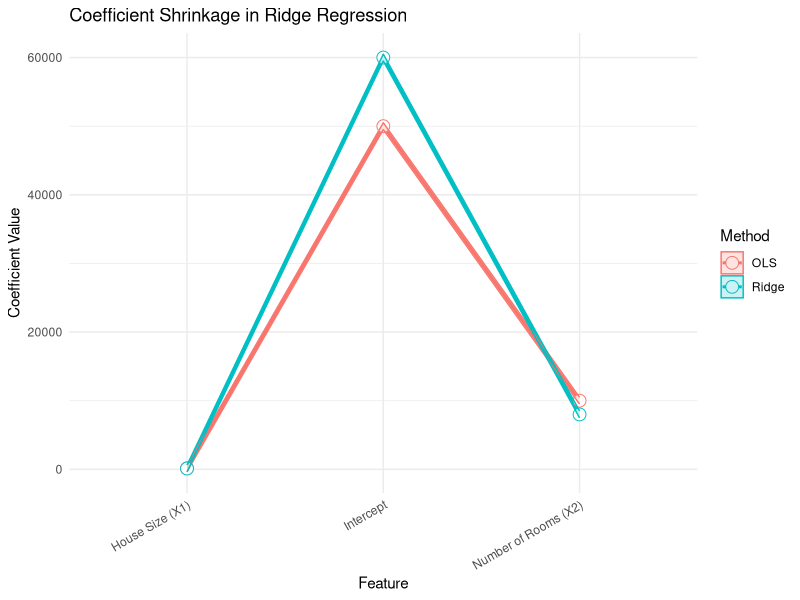
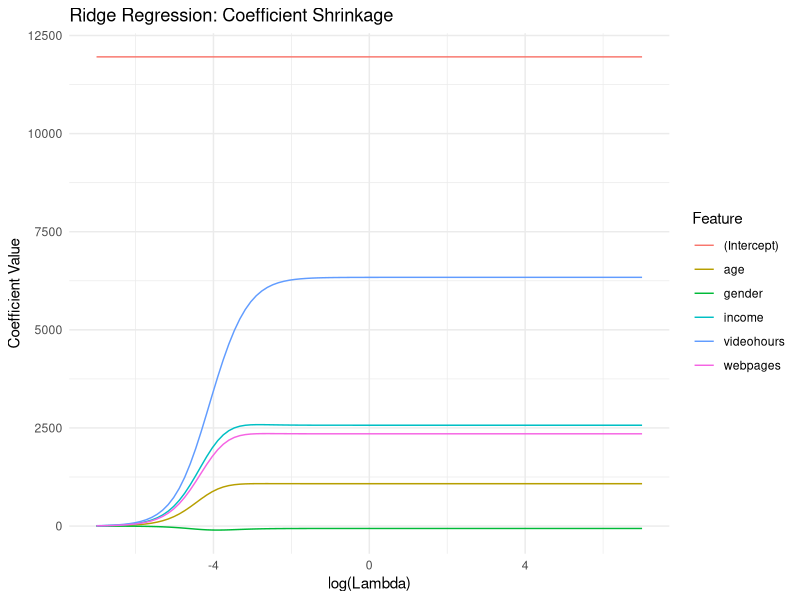
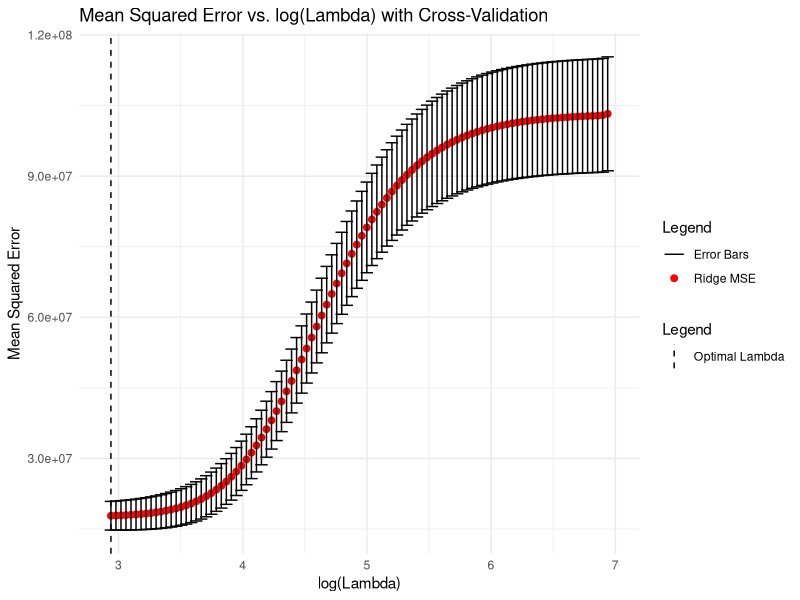
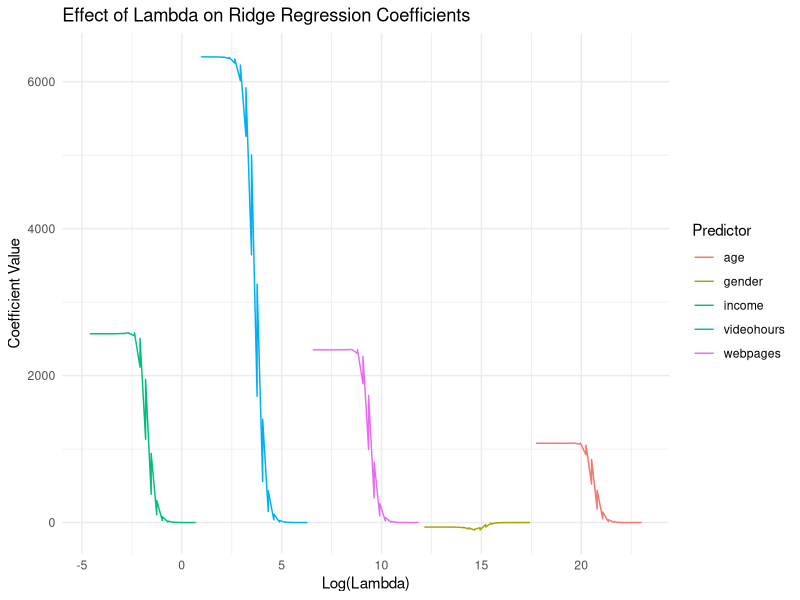
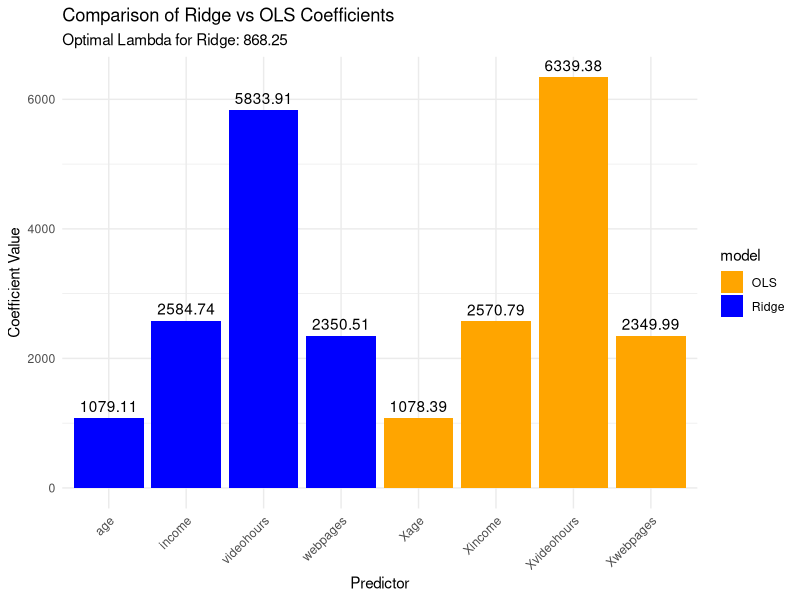
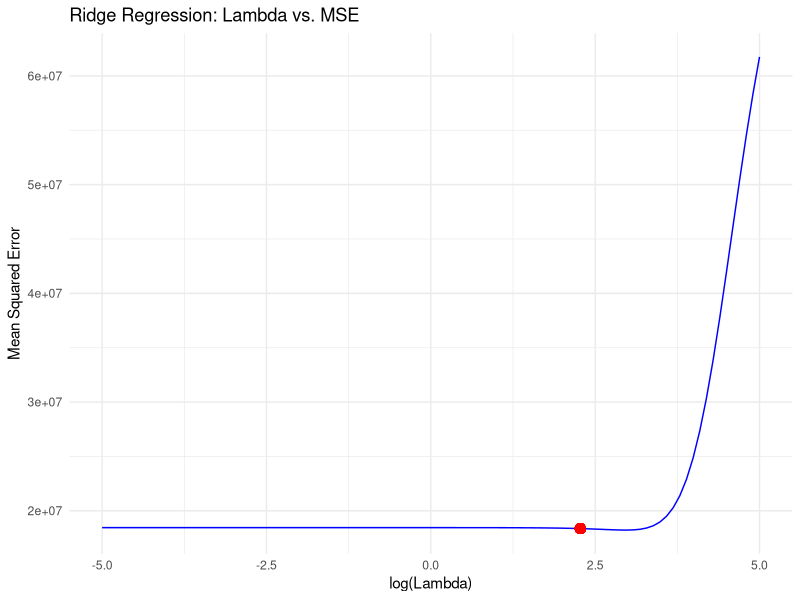
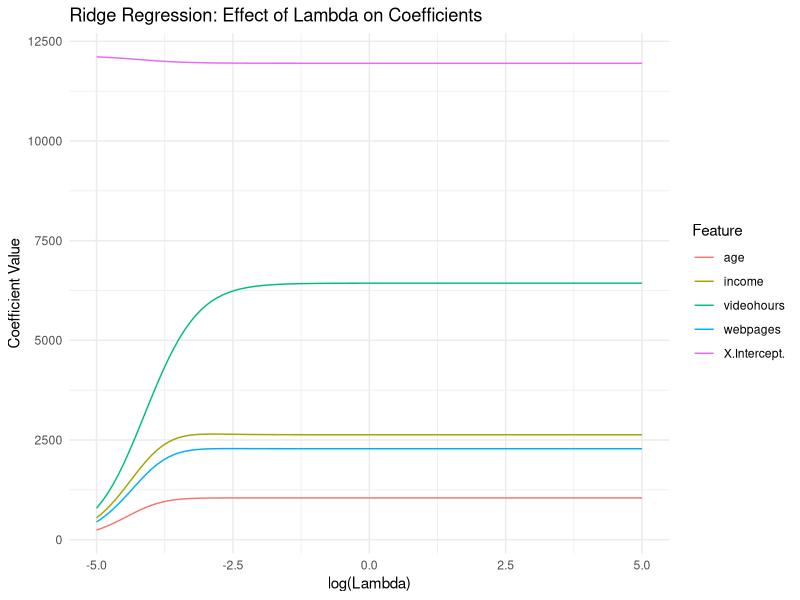
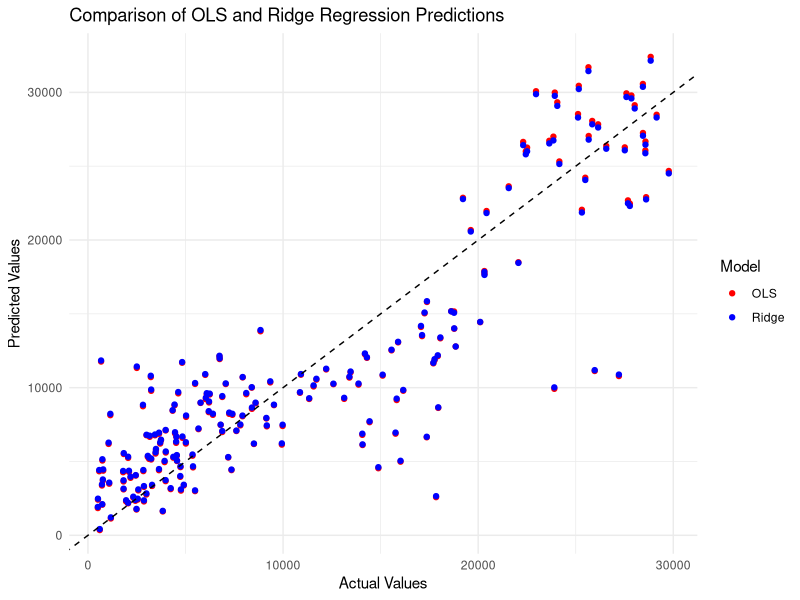

The R source for these figures, in order:
## ---- chunk 1
knitr::opts_chunk$set(echo = TRUE)
knitr::opts_knit$set(root.dir = "c:/Users/Admin/Documents/gift")
## ---- chunk 2
library(ggplot2)
library(reshape2)

# Define dataset based on provided table
data <- data.frame(
  House_Size = c(1400, 1600, 1700, 1875, 1100),
  Number_of_Rooms = c(3, 3, 4, 4, 2),
  Price = c(300000, 320000, 340000, 360000, 280000)
)

# Simulating coefficients from OLS and Ridge Regression
coefficients <- data.frame(
  Feature = c("Intercept", "House Size (X1)", "Number of Rooms (X2)"),
  OLS = c(50000, 150, 10000),
  Ridge = c(60000, 120, 8000)
)

# Reshape data for ggplot
coefficients_melted <- melt(coefficients, id.vars = "Feature", 
                             variable.name = "Method", value.name = "Coefficient")

# Line graph with grey area
line_plot <- ggplot(coefficients_melted, aes(x = Feature, y = Coefficient, 
                                              group = Method, color = Method)) +
  geom_line(linewidth = 1) +
  geom_point(size = 4, shape = 21, fill = "white") +
  geom_ribbon(aes(ymin = Coefficient - 500, ymax = Coefficient + 500, fill = Method), 
              alpha = 0.2) +
  theme_minimal() +
  labs(title = "Coefficient Shrinkage in Ridge Regression",
       x = "Feature",
       y = "Coefficient Value") +
  theme(axis.text.x = element_text(angle = 30, hjust = 1))

print(line_plot)
## ---- chunk 3
library(readr)
internetlinear <- read_csv("internetlinear.csv")
View(internetlinear)
## ---- chunk 4
library(ggplot2)
library(glmnet)
library(dplyr)
library(tidyr)

# Define predictors and target variable
X <- internetlinear %>% select(-usage)
y <- internetlinear$usage

# Standardize the predictors
X_scaled <- scale(X)

# Fit Ridge regression for different lambda values
lambda_values <- 10^seq(-7, 7, length.out = 100)
ridge_model <- glmnet(X_scaled, y, alpha = 0, lambda = lambda_values)

# Extract coefficients properly
ridge_coefs <- as.matrix(coef(ridge_model))
ridge_coefs <- as.data.frame(t(ridge_coefs))
ridge_coefs$lambda <- lambda_values

# Reshape for plotting
ridge_coefs <- ridge_coefs %>%
  pivot_longer(cols = -lambda, names_to = "Feature", values_to = "Coefficient")

# Plot coefficient shrinkage
ggplot(ridge_coefs, aes(x = log10(lambda), y = Coefficient, color = Feature)) +
  geom_line() +
  labs(title = "Ridge Regression: Coefficient Shrinkage",
       x = "log(Lambda)",
       y = "Coefficient Value") +
  theme_minimal()
## ---- chunk 5
data <- as.data.frame(internetlinear)

# Exclude categorical variables
X <- data[, !(names(data) %in% c("usage", "gender"))]
y <- data$usage

# Standardize the predictors
X_scaled <- scale(X)

# Fit Ridge Regression using Cross-Validation
set.seed(42)
cv_ridge <- cv.glmnet(X_scaled, y, alpha = 0, nfolds = 10)

# Extract relevant data
lambda_values <- cv_ridge$lambda
mse_values <- cv_ridge$cvm
mse_sd <- cv_ridge$cvsd
lambda_opt <- cv_ridge$lambda.min

# Create dataframe for visualization
mse_df <- data.frame(
  log_lambda = log10(lambda_values),
  MSE = mse_values,
  MSE_upper = mse_values + mse_sd,
  MSE_lower = mse_values - mse_sd
)

# Plot with legend
ggplot(mse_df, aes(x = log_lambda, y = MSE)) +
  geom_point(aes(color = "Ridge MSE"), size = 2) +
  geom_errorbar(aes(ymin = MSE_lower, ymax = MSE_upper, color = "Error Bars"), width = 0.1) +
  geom_vline(aes(xintercept = log10(lambda_opt), linetype = "Optimal Lambda"), color = "black") +
  scale_color_manual(name = "Legend", values = c("Ridge MSE" = "red", "Error Bars" = "black")) +
  scale_linetype_manual(name = "Legend", values = c("Optimal Lambda" = "dashed")) +
  labs(title = "Mean Squared Error vs. log(Lambda) with Cross-Validation",
       x = "log(Lambda)",
       y = "Mean Squared Error") +
  theme_minimal()
## ---- chunk 6
# Load necessary libraries
library(glmnet)
library(ggplot2)
library(dplyr)
library(tidyr)

data <- read_csv("internetlinear.csv")

# Separate predictors (X) and target variable (y)
X <- as.matrix(data[, c("age", "gender", "webpages", "videohours", "income")])
y <- data$usage

# Standardize the predictors
X <- scale(X)

# Perform cross-validation to find the optimal lambda
set.seed(1556)
cv_ridge <- cv.glmnet(X, y, alpha = 0, nfolds = 10)

# Fit Ridge Regression for a range of lambda values
lambda_values <- 10^seq(10, -2, length = 100)
ridge_model <- glmnet(X, y, alpha = 0, lambda = lambda_values)

# Extract coefficients for each lambda
coefficients <- coef(ridge_model, s = lambda_values)

# Convert coefficients to a data frame for visualization
coef_df <- as.data.frame(as.matrix(coefficients))
coef_df <- coef_df[-1, ]
coef_df$predictor <- rownames(coef_df)

# Reshape the data for ggplot
coef_df_long <- coef_df %>%
  pivot_longer(cols = -predictor, names_to = "lambda_index", values_to = "coefficient") %>%
  mutate(lambda = rep(log(lambda_values), each = nrow(coef_df)))

# Plot the effect of lambda on coefficients
ggplot(coef_df_long, aes(x = lambda, y = coefficient, color = predictor)) +
  geom_line() +
  labs(
    title = "Effect of Lambda on Ridge Regression Coefficients",
    x = "Log(Lambda)",
    y = "Coefficient Value",
    color = "Predictor"
  ) +
  theme_minimal()
## ---- chunk 7
data <- read_csv("internetlinear.csv")

# Separate predictors (X) and target variable (y)
X <- as.matrix(data[, c("age", "webpages", "videohours", "income")])
y <- data$usage

# Standardize the predictors
X <- scale(X)

# Perform cross-validation to find the optimal lambda
set.seed(1556)
cv_ridge <- cv.glmnet(X, y, alpha = 0, nfolds = 10)

# Extract the optimal lambda value for Ridge
optimal_lambda <- cv_ridge$lambda.min
cat("Optimal Lambda for Ridge:", optimal_lambda, "\n")

# Fit Ridge Regression for the optimal lambda
ridge_model <- glmnet(X, y, alpha = 0, lambda = optimal_lambda)

# Extract coefficients for Ridge model
ridge_coefficients <- coef(ridge_model, s = optimal_lambda)
ridge_coefficients <- as.matrix(ridge_coefficients)

if (nrow(ridge_coefficients) > 1) {
  ridge_coef_df <- data.frame(predictor = rownames(ridge_coefficients)[-1],
                               coefficient = ridge_coefficients[-1, 1])
  ridge_coef_df$model <- "Ridge"
  
  cat("Ridge Regression Coefficients:\n")
  print(ridge_coef_df)
} else {
  print("No coefficients extracted from Ridge model.")
}

# Fit OLS model
ols_model <- lm(y ~ X)
ols_coefficients <- coef(ols_model)[-1]

# Convert OLS coefficients to a data frame
ols_coef_df <- data.frame(predictor = names(ols_coefficients), 
                           coefficient = ols_coefficients)
ols_coef_df$model <- "OLS"

cat("OLS Regression Coefficients:\n")
print(ols_coef_df)

# Combine all coefficients
coef_comparison_df <- rbind(ridge_coef_df, ols_coef_df)

# Create a bar plot
ggplot(coef_comparison_df, aes(x = predictor, y = coefficient, fill = model)) +
  geom_bar(stat = "identity", position = "dodge") +
  geom_text(aes(label = round(coefficient, 2)), position = position_dodge(0.8), vjust = -0.5) +
  labs(title = "Comparison of Ridge vs OLS Coefficients",
       subtitle = paste("Optimal Lambda for Ridge:", round(optimal_lambda, 2)),
       x = "Predictor", y = "Coefficient Value") +
  scale_fill_manual(values = c("Ridge" = "blue", "OLS" = "orange")) +
  theme_minimal() +
  theme(axis.text.x = element_text(angle = 45, hjust = 1))
## ---- chunk 8
library(glmnet)
library(ggplot2)
library(dplyr)
library(tidyr)
library(caret)
library(car)

# Display structure of dataset
str(internetlinear)
summary(internetlinear)

# Define predictors and target variable
X <- internetlinear[, c("age", "webpages", "videohours", "income")]
y <- internetlinear$usage

# Standardize the predictors
X_scaled <- scale(X)
X_scaled_df <- as.data.frame(X_scaled)
X_scaled_df$usage <- y

# Split data into training (80%) and testing (20%)
set.seed(42)
train_indices <- sample(seq_len(nrow(X_scaled_df)), size = 0.8 * nrow(X_scaled_df))
train_data <- X_scaled_df[train_indices, ]
test_data <- X_scaled_df[-train_indices, ]

X_train <- train_data[, -ncol(train_data)]
X_test <- test_data[, -ncol(test_data)]
y_train <- train_data$usage
y_test <- test_data$usage

# 1. Ordinary Least Squares (OLS)
ols_model <- lm(usage ~ ., data = train_data)
ols_predictions <- predict(ols_model, newdata = test_data)

# Compute OLS Performance Metrics
ols_mse <- mean((y_test - ols_predictions)^2)
ols_r2 <- 1 - sum((y_test - ols_predictions)^2) / sum((y_test - mean(y_test))^2)

# 2. Ridge Regression
set.seed(42)
lambda_values <- 10^seq(-5, 5, length.out = 100)
ridge_model <- glmnet(as.matrix(X_train), y_train, alpha = 0, lambda = lambda_values)

# Find optimal lambda via cross-validation
cv_ridge <- cv.glmnet(as.matrix(X_train), y_train, alpha = 0, lambda = lambda_values, nfolds = 10)
ridge_lambda_opt <- cv_ridge$lambda.min

# Make predictions with optimal Ridge model
ridge_predictions <- predict(ridge_model, s = ridge_lambda_opt, newx = as.matrix(X_test))

# Compute Ridge Performance Metrics
ridge_mse <- mean((y_test - ridge_predictions)^2)
ridge_r2 <- 1 - sum((y_test - ridge_predictions)^2) / sum((y_test - mean(y_test))^2)

# 3. Compare Model Performance at Different Lambda Values
ridge_mse_values <- sapply(lambda_values, function(l) {
  predictions <- predict(ridge_model, s = l, newx = as.matrix(X_test))
  mean((y_test - predictions)^2)
})

lambda_comparison_df <- data.frame(
  Lambda = lambda_values,
  MSE = ridge_mse_values
)

# Plot Lambda vs. MSE
ggplot(lambda_comparison_df, aes(x = log10(Lambda), y = MSE)) +
  geom_line(color = "blue") +
  geom_point(aes(x = log10(ridge_lambda_opt), y = ridge_mse), color = "red", size = 3) +
  labs(title = "Ridge Regression: Lambda vs. MSE",
       x = "log(Lambda)", y = "Mean Squared Error") +
  theme_minimal()

# 4. Compare Ridge Coefficients Across Different Lambda Values
ridge_coefficients <- as.matrix(coef(ridge_model))
ridge_coefficients_df <- data.frame(t(ridge_coefficients))
ridge_coefficients_df$Lambda <- lambda_values

# Reshape for plotting
ridge_coefficients_long <- ridge_coefficients_df %>%
  pivot_longer(cols = -Lambda, names_to = "Feature", values_to = "Coefficient")

# Plot coefficient shrinkage
ggplot(ridge_coefficients_long, aes(x = log10(Lambda), y = Coefficient, color = Feature)) +
  geom_line() +
  labs(title = "Ridge Regression: Effect of Lambda on Coefficients",
       x = "log(Lambda)", y = "Coefficient Value") +
  theme_minimal()

# 5. Model Performance Comparison
performance_df <- data.frame(
  Model = c("OLS", "Ridge Regression (Optimal Lambda)"),
  MSE = c(ols_mse, ridge_mse),
  R2 = c(ols_r2, ridge_r2)
)

print("Model Performance Comparison:")
print(performance_df)

# 6. Actual vs Predicted Plot
ols_vs_ridge_df <- data.frame(
  Actual = y_test,
  OLS_Predicted = ols_predictions,
  Ridge_Predicted = as.vector(ridge_predictions)
)

ggplot(ols_vs_ridge_df, aes(x = Actual)) +
  geom_point(aes(y = OLS_Predicted, color = "OLS")) +
  geom_point(aes(y = Ridge_Predicted, color = "Ridge")) +
  geom_abline(slope = 1, intercept = 0, color = "black", linetype = "dashed") +
  labs(title = "Comparison of OLS and Ridge Regression Predictions",
       x = "Actual Values", y = "Predicted Values") +
  scale_color_manual(name = "Model", values = c("OLS" = "red", "Ridge" = "blue")) +
  theme_minimal()
